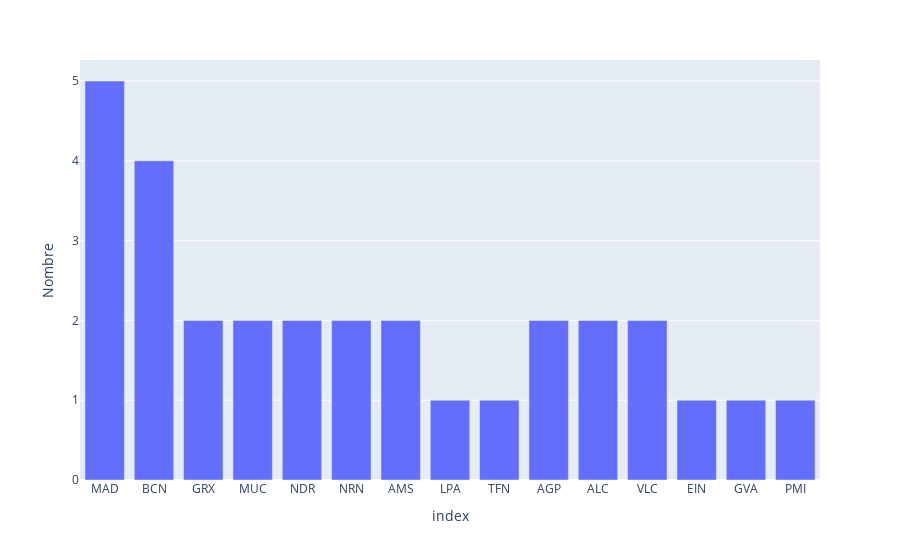

Write notebook code for a chart like this one.
### Code cell
df_airline=pd.DataFrame(index=filtered_df['arr_iata'].unique(), columns=['Nombre'])
for i in filtered_df['arr_iata'].unique():
    df_airline.loc[i, 'Nombre']=filtered_df['arr_iata'].where(filtered_df['arr_iata']==i).count()

'''
Exemple de graph très rapidement sortable avec plotly
On peut cliquer sur la légende à droite pour afficher/cacher des objets
'''
fig = px.bar(
    data_frame=df_airline,
    y='Nombre',
    x=df_airline.index,
    # color=df_airline.index
)
fig.show()

### Figure 1 — Plotly figure (JSON) as saved in the notebook; plotly's stock layout.template omitted (floating-point values rounded to 4 significant figures)
{"data": [{"alignmentgroup": "True", "hovertemplate": "index=%{x}<br>Nombre=%{y}<extra></extra>", "legendgroup": "", "marker": {"color": "#636efa", "pattern": {"shape": ""}}, "name": "", "offsetgroup": "", "orientation": "v", "showlegend": false, "textposition": "auto", "type": "bar", "x": ["MAD", "BCN", "GRX", "MUC", "NDR", "NRN", "AMS", "LPA", "TFN", "AGP", "ALC", "VLC", "EIN", "GVA", "PMI"], "xaxis": "x", "y": [5, 4, 2, 2, 2, 2, 2, 1, 1, 2, 2, 2, 1, 1, 1], "yaxis": "y"}], "layout": {"barmode": "relative", "legend": {"tracegroupgap": 0}, "margin": {"t": 60}, "xaxis": {"anchor": "y", "domain": [0, 1], "title": {"text": "index"}}, "yaxis": {"anchor": "x", "domain": [0, 1], "title": {"text": "Nombre"}}}}
